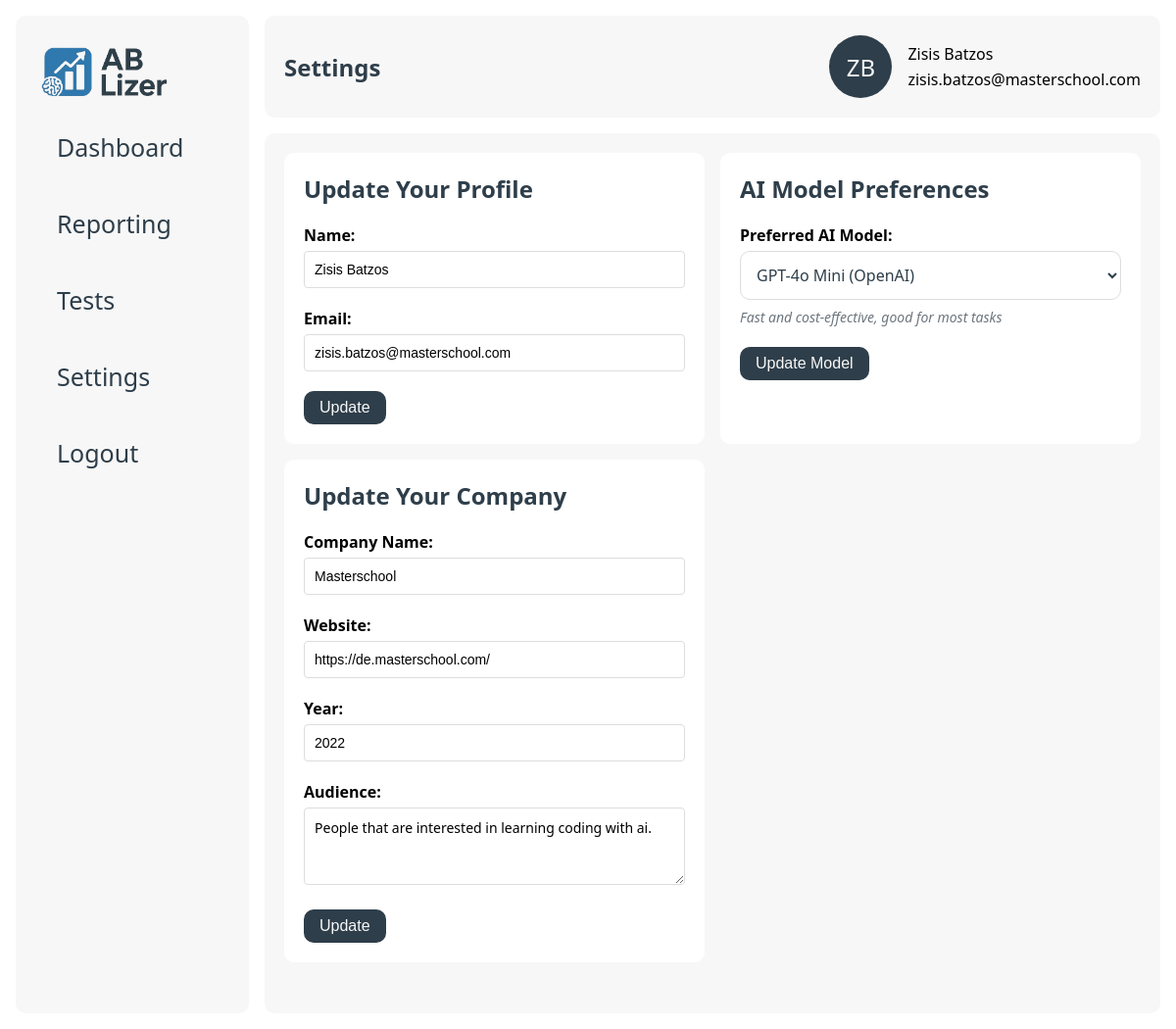
Page /settings/2 (signed in) on the committed database.
### data/models.py (models this page shows)
class users(db.Model):
    __tablename__ = 'users'
    id = db.Column(db.Integer, primary_key=True)
    company_id = db.Column(db.Integer, db.ForeignKey('companies.id'), nullable=False)
    name = db.Column(db.String(255), nullable=False)
    email = db.Column(db.String(255), nullable=False, unique=True)
    password_hash = db.Column(db.String(255), nullable=True)  # Nullable for existing users
    llm_model = db.Column(db.String(100), nullable=False, default='openai-gpt-4o-mini')
    __repr__ = lambda self: f'<User {self.name}>'
    __str__ = lambda self: f'{self.name} - {self.email}'

class companies(db.Model):
    __tablename__ = 'companies'
    id = db.Column(db.Integer, primary_key=True)
    name = db.Column(db.String(255), nullable=False)
    year = db.Column(db.Integer, nullable=False)
    audience = db.Column(db.Text, nullable=False)
    website = db.Column(db.String(255), nullable=False)
    __repr__ = lambda self: f'<User {self.name}>'
    __str__ = lambda self: f'{self.name} - {self.email}'

### app.py (the view)
@app.route("/settings/<int:user_id>")
@login_required
def settings(user_id):
    from routes.llm_config import get_available_models, get_default_model
    user = db_manager.get_user(user_id)
    company = db_manager.get_company(user.company_id)
    available_models = get_available_models()
    all_providers = {'openai': 'OpenAI', 'anthropic': 'Anthropic', 'google': 'Google'}
    configured_providers = set()
    for model_id in available_models.keys():
        provider = model_id.split('-')[0]
        configured_providers.add(provider)
    missing_providers = [
        all_providers[p] for p in all_providers.keys()
        if p not in configured_providers
    ]
    if not user.llm_model or user.llm_model not in available_models:
        user.llm_model = get_default_model()
    return render_template("settings.html",
                           user=user,
                           company=company,
                           available_models=available_models,
                           missing_providers=missing_providers
                           )

### app.py (called while the page is built)
def login_required(f):
    @wraps(f)
    def decorated_function(*args, **kwargs):
        if 'user_id' not in session:
            flash('Please log in to access this page.', 'error')
            return redirect(url_for('login'))
        return f(*args, **kwargs)
    return decorated_function

@app.template_filter('initials')
def get_initials(name):
    if not name:
        return ''
    parts = name.strip().split()
    if len(parts) >= 2:
        return (parts[0][0] + parts[1][0]).upper()
    elif len(parts) == 1:
        return parts[0][:2].upper()
    return ''

### data/db_manager.py (called while the page is built)
    def get_user(self, user_id):
        return users.query.filter_by(id=user_id).first()

    def get_company(self, company_id):
        return companies.query.filter_by(id=company_id).first()

### routes/llm_config.py (called while the page is built)
def get_available_models() -> Dict[str, Tuple[str, str]]:
    available_models = {}
    for model_id, (provider_class, display_name, description, config) in MODEL_CONFIGS.items():
        provider = model_id.split('-')[0]
        api_key_name = PROVIDER_API_KEYS.get(provider)
        if api_key_name and os.environ.get(api_key_name):
            available_models[model_id] = (display_name, description)
    return available_models

### templates/settings.html (shortened to what this page needs)
{% extends "base.html" %}
{% block page_title %}Settings{% endblock %}
{% block content %}
    <div class="column-grid-2">
        <div class="card long">
            <h2>Update Your Profile</h2>
            <form method="post" action="{{ url_for('update_user', user_id=user.id) }}">
                <div class="form-group">
                    <label for="name">Name:</label>
                    <input type="text" name="name" value="{{ user.name }}">
                </div>
                <div class="form-group">
                    <label for="email">Email:</label>
                    <input type="text" name="email" value="{{ user.email }}">
                </div>
                <button class="btn" type="submit">Update</button>
            </form>
        </div>
        <div class="card long">
            <h2>AI Model Preferences</h2>
            <form method="post" action="{{ url_for('update_user', user_id=user.id) }}">
                <div class="form-group">
                    <label for="llm_model">Preferred AI Model:</label>
                    <select id="llm_model" name="llm_model">
                        {% for model_id, (display_name, description) in available_models.items() %}
                            <option value="{{ model_id }}"
                                    {% if user.llm_model == model_id %}selected{% endif %}>
                                {{ display_name }}
                            </option>
                        {% endfor %}
                    </select>
                    <small class="help-text">
                        {% for model_id, (display_name, description) in available_models.items() %}
                            {% if user.llm_model == model_id %}
                                {{ description }}
                            {% endif %}
                        {% endfor %}
                    </small>
                </div>
                <button class="btn" type="submit">Update Model</button>
            </form>
        </div>
        <div class="card long">
            <h2>Update Your Company</h2>
            <form method="post" action="{{ url_for('update_company', user_id=user.id, company_id=company.id) }}">
                <div class="form-group">
                    <label for="company_name">Company Name:</label>
                    <input id="company_name" type="text" name="company_name" value="{{ company.name }}">
                </div>
                <div class="form-group">
                    <label for="website">Website:</label>
                    <input id="website" type="text" name="website" value="{{ company.website }}">
                </div>
                <div class="form-group">
                    <label for="year">Year:</label>
                    <input id="year" type="text" name="year" value="{{ company.year }}">
                </div>
                <div class="form-group">
                    <label for="audience">Audience:</label>
                    <textarea id="audience" type="text" name="audience" rows="3">{{ company.audience }}</textarea>
                </div>
                <button class="btn" type="submit">Update</button>
            </form>
        </div>
    </div>
{% endblock %}

### templates/base.html (shortened to what this page needs)
<!DOCTYPE html>
<html lang="en">
<head>
    <link href="{{ url_for('static', filename='style.css') }}" rel="stylesheet">
</head>
<body>
<div class="main-wrapper">
    <div class="sidenav" id="mySidenav">
        <div class="sidenav-container">
            <a class="logo" href="/"><img src="{{ url_for('static', filename='logo_ab-lizer.png') }}" height="50px"></a>
            <a href="/">
                <div class="tab">Dashboard</div>
            </a>
            <a href="/reports/{{ user.id }}">
                <div class="tab">Reporting</div>
            </a>
            <a href="/tests/{{ user.id }}">
                <div class="tab">Tests</div>
            </a>
            <a href="/settings/{{ user.id }}">
                <div class="tab">Settings</div>
            </a>
            <a href="{{ url_for('logout') }}">
                <div class="tab">Logout</div>
            </a>
        </div>
    </div>
    <div class="wrapper">
        <nav>
            <div class="container navigation">
                <div class="hero">
                    <h1>{% block page_title %}{% endblock %}</h1>
                </div>
                <div class="col-wrapper">
                    <div class="profile">
                        <div class="profile-image">{{ user.name|initials }}</div>
                    </div>
                    <div class="profile-info">
                        <div>
                            {{ user.name }}
                        </div>
                        <div>
                            {{ user.email }}
                        </div>
                    </div>
            </div>
        </nav>
        <main class="container">
            {% block content %}{% endblock %}
        </main>
    </div>
</div>
</body>
</html>

### static/style.css (style rules this page uses)
:root { --primary: #2E3E4A; --secondary: #F7F7F7; --accent: #317AAE; --gradient: linear-gradient(180deg, rgba(25, 82, 133, 1) 0%, rgba(49, 122, 174, 1) 100%); --danger: #ef4444; --bg: #ffffff; --radius: 10px; --shadow: 0 2px 8px rgba(30, 41, 59, 0.06); --font-primary: 'Segoe UI', 'Roboto', Arial, sans-serif; }
* { box-sizing: border-box; }
body { font-family: var(--font-primary), sans-serif; background: var(--bg); margin: 0; padding: 0; }
nav { background: var(--bg); }
main { overflow-y: scroll; }
h1, h2, h3, h4, h5, h6, p { margin-top: 0; color: var(--primary); }
a { color: var(--primary); text-decoration: none; }
.hero { display: flex; flex-direction: column; justify-content: center; gap: 16px; }
.main-wrapper { display: flex; padding: 16px; }
.wrapper { width: 100%; height: 100vh; padding-left: 16px; align-self: stretch; gap: 16px; display: flex; flex-direction: column; }
.container { padding: 20px 20px; background: var(--secondary); border-radius: var(--radius); height: 100%; }
.container.navigation { display: flex; justify-content: space-between; align-items: center; }
.container.navigation h1 { margin-bottom: 0; }
.logo { font-size: 1.5rem; font-weight: bold; text-decoration: none; }
.profile-image { display: flex; align-items: center; justify-content: center; border-radius: 50%; background-color: var(--primary); padding: 2px; width: 64px; height: 64px; font-size: 24px; color: var(--secondary); }
.profile-info { display: flex; flex-direction: column; gap: 4px; justify-content: center; }
input[type="text"] { padding: 8px 12px; border: 1px solid var(--border); border-radius: var(--radius); font-size: 1rem; margin-right: 8px; width: 100%; }
.sidenav { width: 300px; background-color: var(--bg); position: static; height: 100vh; overflow-x: hidden; }
.sidenav a { color: var(--primary); text-decoration: none; font-size: 25px; display: block; }
.sidenav .tab { padding: 16px 16px; color: var(--primary); text-decoration: none; font-size: 25px; display: block; transition: 0.3s; border-radius: var(--radius); }
.sidenav-container { display: flex; flex-direction: column; gap: 12px; background-color: var(--secondary); border-radius: var( --radius); padding: 32px 26px; height: 100%; }
.card { border-radius: var( --radius); padding: 20px; min-width: 200px; background-color: var(--bg); }
.card.long { width: 100%; }
.col-wrapper { display: flex; gap: 16px; flex-wrap: wrap; flex-grow: 0; flex-direction: row; }
.column-grid-2 { display: grid; grid-template-columns: repeat(2, 1fr); gap: 16px; width: 100%; }
.form-group { margin-bottom: 20px; }
.form-group label { display: block; margin-bottom: 5px; font-weight: 600; }
.form-group input, .form-group textarea { width: 100%; padding: 10px; border: 1px solid #ddd; border-radius: 4px; font-size: 14px; }
textarea { font-family: var(--font-primary), sans-serif; resize: vertical; }
.btn { padding: 8px 16px; border: none; border-radius: var(--radius); font-size: 1rem; cursor: pointer; background: var(--primary); color: var(--secondary); }
.help-text { display: block; margin-top: 0.5rem; font-size: 0.875rem; color: #6c757d; font-style: italic; line-height: 1.4; }
select { width: 100%; padding: 0.75rem; border: 1px solid #ddd; border-radius: var(--radius); font-size: 1rem; background-color: white; cursor: pointer; font-family: var(--font-primary); color: var(--primary); transition: border-color 0.2s ease, box-shadow 0.2s ease; }

### rows in the picture
users: name|initials "ZB", name "Zisis Batzos", email "zisis.batzos@masterschool.com", llm_model "GPT-4o Mini (OpenAI)"
companies: company_name "Masterschool", website "https://de.masterschool.com/", year "2022", audience "People that are interested in learning coding with ai."

### other values in the picture
{{ description }} "Fast and cost-effective, good for most tasks"
